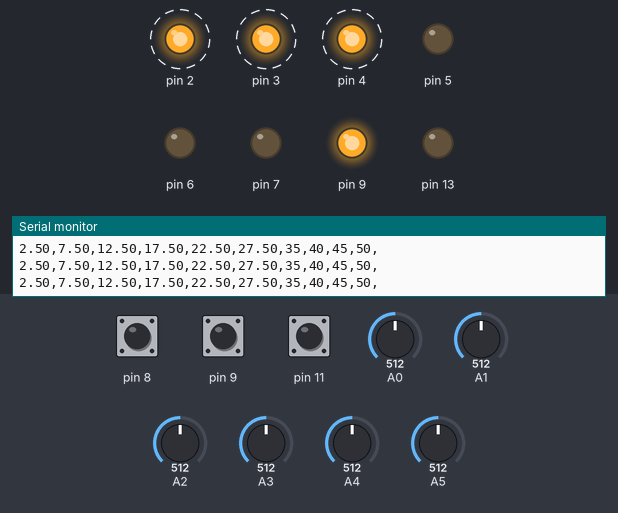
A sketch run on a simulated Arduino Uno, built with avr-gcc and run on an emulated ATmega328P. Shown: output pins drawn as LEDs (lit = HIGH), the last lines printed to the serial monitor. Dashed ring = blinking. The inputs (shaded band) are chosen by the test bench; at power-on: A2 = 512, pin 8 HIGH, pin 9 HIGH, pin 11 HIGH, A0 = 512, A1 = 512, A3 = 512, A4 = 512, A5 = 512. Pins used as bus, display or sensor lines are not drawn.

Above: at 1.27 s.
At 4.76 s:
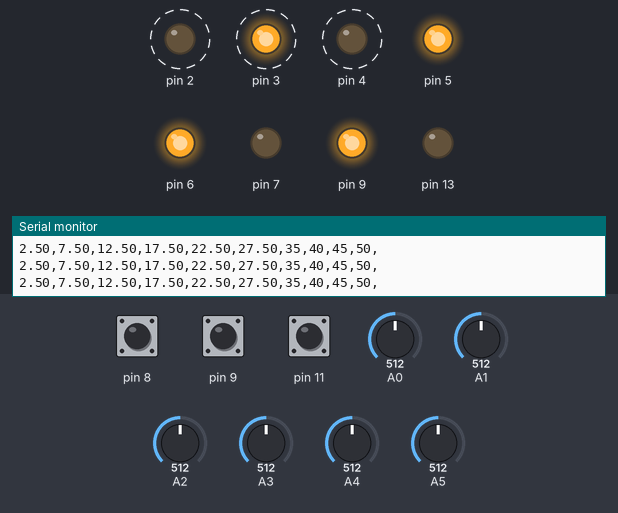
4.8 s: A2 set to 30
At 7.06 s:
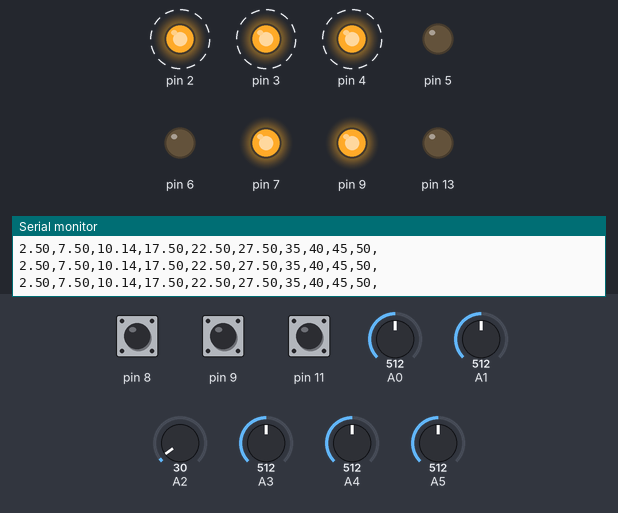
Timing chart, 0 to 21.3 s (numbered marks = the images above; inputs shaded):
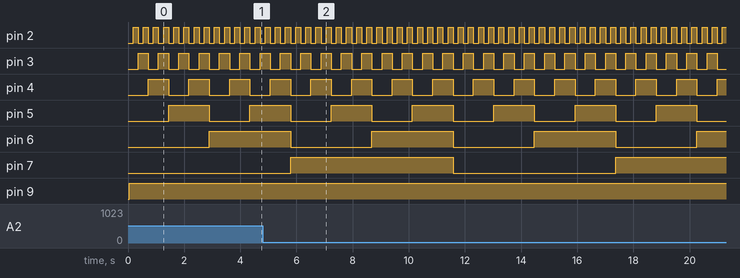

The sketch:

ez-testbed.ino
```cpp
void setup() {
  // put your setup code here, to run once:
  for (int i=0; i<8; i++) {
    digitalWrite(i, LOW);
    pinMode(i, OUTPUT);
  }
  for (int i=8; i<12; i++) {
    pinMode(i, INPUT_PULLUP);
    digitalWrite(i, HIGH);
  }
  // digitalWrite(12, LOW); // Reserved
  // pinMode(12, OUTPUT);
  digitalWrite(13, LOW); // Builtin LED
  pinMode(13, OUTPUT);
  Serial.begin(115200);
}

void loop() {
  // put your main code here, to run repeatedly:
  static int counter = 0;
  // digital 0-7: 8-bit counter pins
  for (int i=0; i<8; i++) {
    if (counter & (0x01<<i)) {
      digitalWrite(i, HIGH);
    } else {
      digitalWrite(i, LOW);
    }
  }
  // digital 8-11: one-hot in/out pins
  for (int i=0; i<4; i++) {
      pinMode(8 + i, INPUT_PULLUP);
  }
  //digitalWrite(8 + (counter % 4), HIGH);
  pinMode(8 + (counter % 4), OUTPUT);

  // analog 0-5, digital 8-11: for plot
  for (int i=0; i<2; i++) {
    int pos = 0;
    char buf[8];
    for (int j=0; j<6; j++) {
      int raw = analogRead(j);
      int a = map(raw, 0, 1023, 0, 500);
      dtostrf(a/100.0 + (pos++)*5, 1, 2, buf);
      Serial.print(buf);
      Serial.print(",");
    }
    for (int j=0; j<4; j++) {
      int d = (digitalRead(j+8) + pos++) * 5;
      sprintf(buf, "%d,", d);
      Serial.print(buf);
    }
    Serial.print("\n");
    delay(20);
  }

  counter = (counter + 1) & 0xff;
}
```

Measured:
- by itself, pin 2: alternates HIGH for 0.18 s and LOW for 0.18 s
- by itself, pin 3: alternates HIGH for 0.36 s and LOW for 0.36 s
- by itself, pin 4: alternates HIGH for 0.72 s and LOW for 0.72 s
- by itself, pin 5: alternates HIGH for 1.4 s and LOW for 1.4 s
- by itself, pin 6: alternates HIGH for 2.9 s and LOW for 2.9 s
